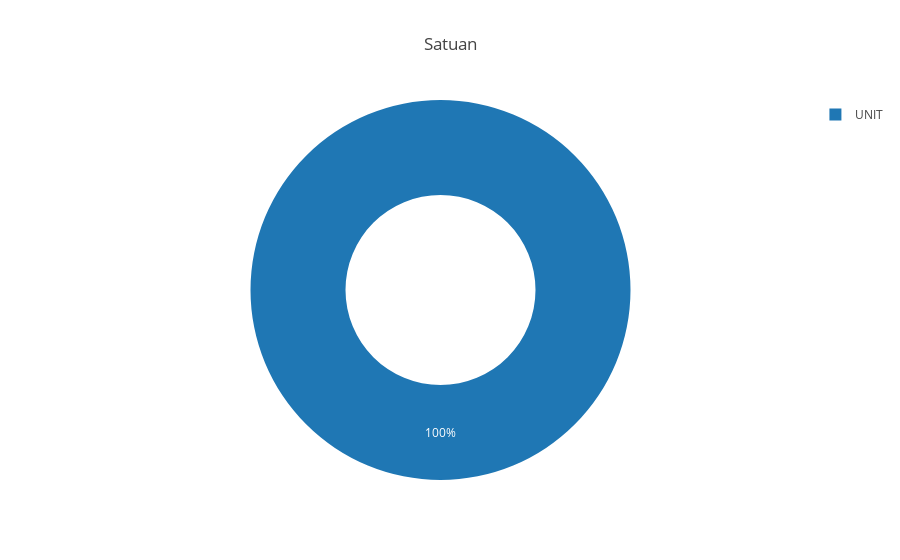

Write notebook code for a chart like this one.
### Markdown cell above
### **Berapa persen kah nilai kemunculan Satuan Unit dalam data?**

### Code cell
bivariate_visualization_pie(
    data=data,
    names='satuan',
    title='Satuan',
    hole=0.5
)

### Figure 1 — Plotly figure (JSON) as saved in the notebook; plotly's stock layout.template omitted (floating-point values rounded to 4 significant figures; data arrays with more than 128 entries replaced by an {"elided": "..."} marker saying what was removed)
{"data": [{"domain": {"x": [0, 1], "y": [0, 1]}, "hole": 0.5, "hovertemplate": "satuan=%{label}<extra></extra>", "labels": {"elided": "1350 str values"}, "legendgroup": "", "name": "", "showlegend": true, "type": "pie"}], "layout": {"autosize": true, "legend": {"tracegroupgap": 0}, "title": {"text": "Satuan"}}}
